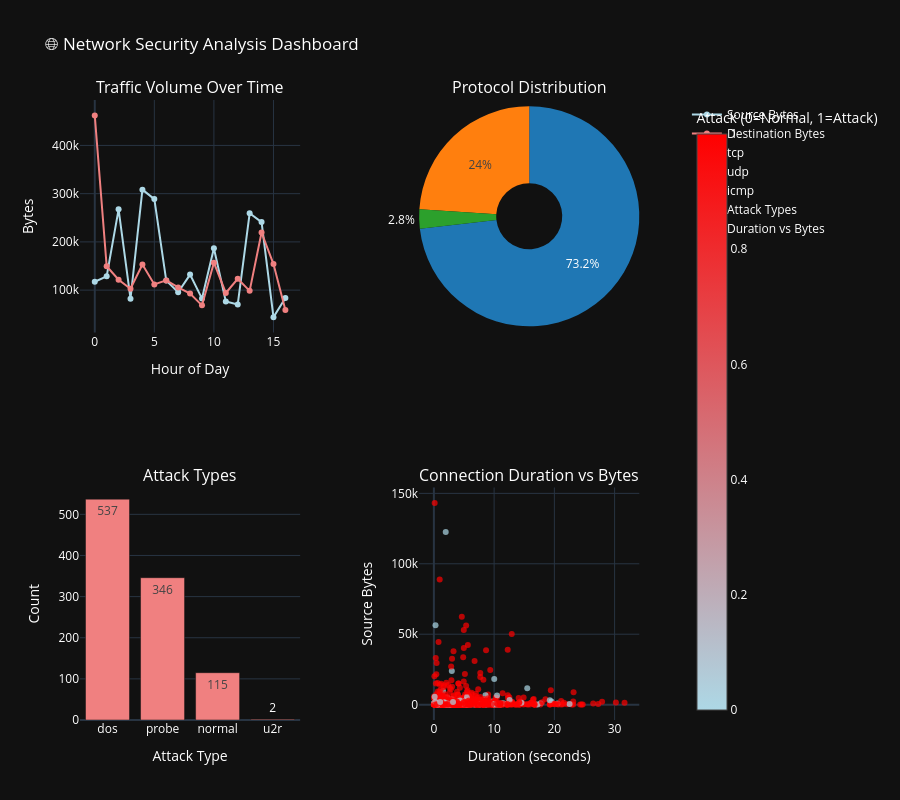

Notebook source saved alongside this figure:
### Markdown cell above
## 🕸️ Network Traffic Visualization

Create interactive visualizations for network analysis.

### Code cell
# Create network traffic visualization
def create_network_dashboard(df_sample):
    """
    Create interactive network analysis dashboard
    """
    # Sample data for visualization
    sample_size = min(1000, len(df_sample))
    df_viz = df_sample.sample(sample_size).copy()
    
    # Create subplots with proper specifications for different chart types
    fig = make_subplots(
        rows=2, cols=2,
        subplot_titles=('Traffic Volume Over Time', 'Protocol Distribution', 
                       'Attack Types', 'Connection Duration vs Bytes'),
        specs=[[{"secondary_y": True}, {"type": "domain"}],  # domain for pie chart
               [{}, {"type": "scatter"}]]
    )
    
    # 1. Traffic volume over time (simulated)
    time_series = pd.date_range(start='2024-01-01', periods=len(df_viz), freq='1min')
    df_viz['timestamp'] = time_series
    
    # Group by hour for better visualization
    df_viz['hour'] = df_viz['timestamp'].dt.hour
    hourly_traffic = df_viz.groupby('hour').agg({
        'src_bytes': 'sum',
        'dst_bytes': 'sum',
        'attack_type': 'count'
    }).reset_index()
    
    fig.add_trace(
        go.Scatter(x=hourly_traffic['hour'], y=hourly_traffic['src_bytes'],
                  mode='lines+markers', name='Source Bytes', 
                  line=dict(color='lightblue', width=2)),
        row=1, col=1
    )
    
    fig.add_trace(
        go.Scatter(x=hourly_traffic['hour'], y=hourly_traffic['dst_bytes'],
                  mode='lines+markers', name='Destination Bytes', 
                  line=dict(color='lightcoral', width=2)),
        row=1, col=1
    )
    
    # 2. Protocol distribution (pie chart)
    if 'protocol_type' in df_viz.columns:
        protocol_counts = df_viz['protocol_type'].value_counts()
        fig.add_trace(
            go.Pie(labels=protocol_counts.index, values=protocol_counts.values,
                  name="Protocol Distribution", hole=0.3,
                  marker=dict(colors=['#1f77b4', '#ff7f0e', '#2ca02c', '#d62728'])),
            row=1, col=2
        )
    else:
        # Create a dummy pie chart if no protocol data
        fig.add_trace(
            go.Pie(labels=['TCP', 'UDP', 'ICMP'], values=[60, 30, 10],
                  name="Protocol Distribution (Simulated)", hole=0.3,
                  marker=dict(colors=['#1f77b4', '#ff7f0e', '#2ca02c'])),
            row=1, col=2
        )
    
    # 3. Attack types
    attack_counts = df_viz['attack_type'].value_counts().head(10)
    fig.add_trace(
        go.Bar(x=attack_counts.index, y=attack_counts.values,
              name="Attack Types", marker_color='lightcoral',
              text=attack_counts.values, textposition='auto'),
        row=2, col=1
    )
    
    # 4. Connection analysis
    if 'duration' in df_viz.columns and 'src_bytes' in df_viz.columns:
        # Create color mapping for attack types
        color_map = df_viz['is_attack'].map({0: 'Normal', 1: 'Attack'})
        
        fig.add_trace(
            go.Scatter(x=df_viz['duration'], y=df_viz['src_bytes'],
                      mode='markers', name='Duration vs Bytes',
                      marker=dict(
                          color=df_viz['is_attack'], 
                          colorscale=['lightblue', 'red'],
                          size=6,
                          opacity=0.7,
                          colorbar=dict(title="Attack (0=Normal, 1=Attack)")
                      ),
                      text=df_viz['attack_type'],
                      hovertemplate='<b>%{text}</b><br>' +
                                  'Duration: %{x:.2f}s<br>' +
                                  'Bytes: %{y}<br>' +
                                  '<extra></extra>'),
            row=2, col=2
        )
    else:
        # Create dummy scatter plot if no duration data
        dummy_duration = np.random.exponential(100, len(df_viz))
        dummy_bytes = np.random.lognormal(8, 2, len(df_viz))
        
        fig.add_trace(
            go.Scatter(x=dummy_duration, y=dummy_bytes,
                      mode='markers', name='Duration vs Bytes (Simulated)',
                      marker=dict(
                          color=df_viz['is_attack'], 
                          colorscale=['lightblue', 'red'],
                          size=6,
                          opacity=0.7
                      )),
            row=2, col=2
        )
    
    # Update layout for better appearance
    fig.update_layout(
        height=800,
        showlegend=True,
        title_text="🌐 Network Security Analysis Dashboard",
        template="plotly_dark",
        font=dict(color="white")
    )
    
    # Update x-axis labels
    fig.update_xaxes(title_text="Hour of Day", row=1, col=1)
    fig.update_xaxes(title_text="Attack Type", row=2, col=1)
    fig.update_xaxes(title_text="Duration (seconds)", row=2, col=2)
    
    # Update y-axis labels
    fig.update_yaxes(title_text="Bytes", row=1, col=1)
    fig.update_yaxes(title_text="Count", row=2, col=1)
    fig.update_yaxes(title_text="Source Bytes", row=2, col=2)
    
    return fig

# Create and display dashboard
if df_network is not None:
    dashboard = create_network_dashboard(df_network)
    dashboard.show()
    print("📊 Interactive network dashboard created!")
else:
    print("⚠️ No network data available for visualization")

### Figure 1 — Plotly figure (JSON) as saved in the notebook; plotly's stock layout.template omitted (floating-point values rounded to 4 significant figures; data arrays with more than 128 entries replaced by an {"elided": "..."} marker saying what was removed)
{"data": [{"line": {"color": "lightblue", "width": 2}, "mode": "lines+markers", "name": "Source Bytes", "type": "scatter", "x": [0, 1, 2, 3, 4, 5, 6, 7, 8, 9, 10, 11, 12, 13, 14, 15, 16], "xaxis": "x", "y": [117300.0, 128600.0, 267500.0, 82110.0, 308300.0, 288700.0, 119700.0, 95690.0, 132200.0, 82410.0, 186900.0, 76450.0, 70400.0, 259300.0, 241000.0, 44000.0, 83700.0], "yaxis": "y"}, {"line": {"color": "lightcoral", "width": 2}, "mode": "lines+markers", "name": "Destination Bytes", "type": "scatter", "x": [0, 1, 2, 3, 4, 5, 6, 7, 8, 9, 10, 11, 12, 13, 14, 15, 16], "xaxis": "x", "y": [462300.0, 149500.0, 121600.0, 103000.0, 153000.0, 111900.0, 120100.0, 105500.0, 92910.0, 68400.0, 156900.0, 94030.0, 123400.0, 98440.0, 219500.0, 153900.0, 58810.0], "yaxis": "y"}, {"domain": {"x": [0.57, 0.94], "y": [0.625, 1]}, "hole": 0.3, "labels": ["tcp", "udp", "icmp"], "marker": {"colors": ["#1f77b4", "#ff7f0e", "#2ca02c", "#d62728"]}, "name": "Protocol Distribution", "type": "pie", "values": [732, 240, 28]}, {"marker": {"color": "lightcoral"}, "name": "Attack Types", "text": [537.0, 346.0, 115.0, 2.0], "textposition": "auto", "type": "bar", "x": ["dos", "probe", "normal", "u2r"], "xaxis": "x2", "y": [537, 346, 115, 2], "yaxis": "y3"}, {"hovertemplate": "<b>%{text}</b><br>Duration: %{x:.2f}s<br>Bytes: %{y}<br><extra></extra>", "marker": {"color": {"elided": "1000 int values"}, "colorbar": {"title": {"text": "Attack (0=Normal, 1=Attack)"}}, "colorscale": [[0, "lightblue"], [1, "red"]], "opacity": 0.7, "size": 6}, "mode": "markers", "name": "Duration vs Bytes", "text": {"elided": "1000 str values"}, "type": "scatter", "x": {"elided": "1000 float values"}, "xaxis": "x3", "y": {"elided": "1000 float values"}, "yaxis": "y4"}], "layout": {"annotations": [{"font": {"size": 16}, "showarrow": false, "text": "Traffic Volume Over Time", "x": 0.185, "xanchor": "center", "xref": "paper", "y": 1, "yanchor": "bottom", "yref": "paper"}, {"font": {"size": 16}, "showarrow": false, "text": "Protocol Distribution", "x": 0.755, "xanchor": "center", "xref": "paper", "y": 1, "yanchor": "bottom", "yref": "paper"}, {"font": {"size": 16}, "showarrow": false, "text": "Attack Types", "x": 0.185, "xanchor": "center", "xref": "paper", "y": 0.375, "yanchor": "bottom", "yref": "paper"}, {"font": {"size": 16}, "showarrow": false, "text": "Connection Duration vs Bytes", "x": 0.755, "xanchor": "center", "xref": "paper", "y": 0.375, "yanchor": "bottom", "yref": "paper"}], "font": {"color": "white"}, "height": 800, "showlegend": true, "title": {"text": "🌐 Network Security Analysis Dashboard"}, "xaxis": {"anchor": "y", "domain": [0, 0.37], "title": {"text": "Hour of Day"}}, "xaxis2": {"anchor": "y3", "domain": [0, 0.37], "title": {"text": "Attack Type"}}, "xaxis3": {"anchor": "y4", "domain": [0.57, 0.94], "title": {"text": "Duration (seconds)"}}, "yaxis": {"anchor": "x", "domain": [0.625, 1], "title": {"text": "Bytes"}}, "yaxis2": {"anchor": "x", "overlaying": "y", "side": "right", "title": {"text": "Bytes"}}, "yaxis3": {"anchor": "x2", "domain": [0, 0.375], "title": {"text": "Count"}}, "yaxis4": {"anchor": "x3", "domain": [0, 0.375], "title": {"text": "Source Bytes"}}}}
